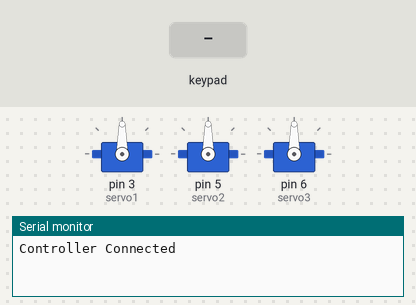
A sketch run on a simulated Arduino Uno, built with avr-gcc and run on an emulated ATmega328P. Shown: 3 × servo, the last lines printed to the serial monitor. The test bench sets the inputs (shaded band).

Above: at 1.2 s.
1.3 s: key 'L' pressed
At 2.5 s:
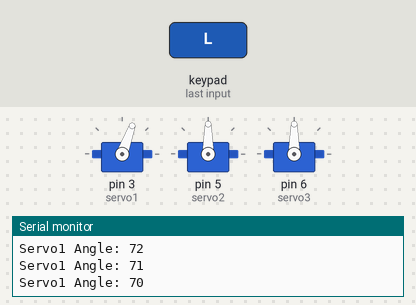
3.1 s: key 'L' pressed
At 4.5 s:
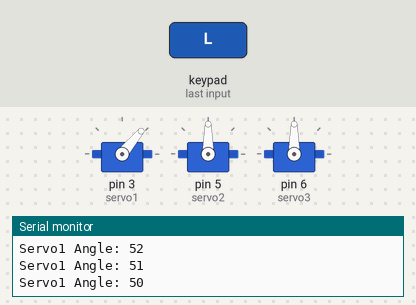
5.0 s: key 'T' pressed
At 5.8 s:
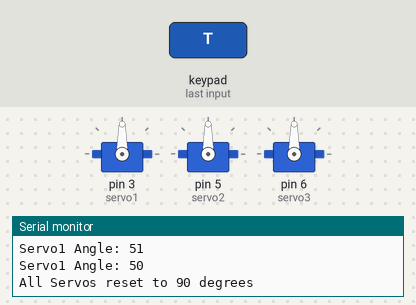
6.5 s: key 'R' pressed
At 7.6 s:
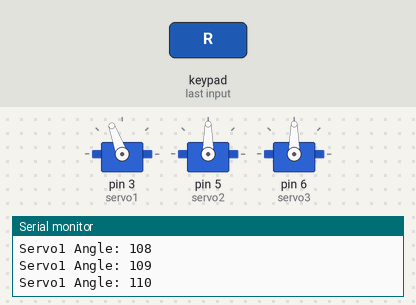
8.3 s: key 'R' pressed
At 9.6 s:
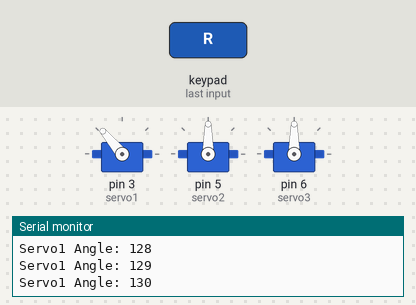
Timing chart, 0 to 11.2 s (numbered marks = the images above; inputs shaded):
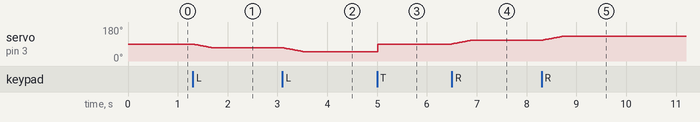

The sketch:

robotics_final.ino
```cpp
#include <Servo.h>
#include <PS2X_lib.h>

PS2X ps2x;
Servo servo1, servo2, servo3;

int error = 0;
byte vibrate = 0;
int angle1 = 90;
int angle2 = 90;
int angle3 = 90;

void setup() {
  Serial.begin(9600);

  servo1.attach(3);
  servo2.attach(5);
  servo3.attach(6);

  servo1.write(angle1);
  servo2.write(angle2);
  servo3.write(angle3);

  error = ps2x.config_gamepad(10,12,11,13, false, false);

  if(error == 0) Serial.println("Controller Connected");
  else Serial.println("Controller Error");
}

void loop() {
  ps2x.read_gamepad(false, vibrate);

  // Servo1 control with UP and DOWN
  if(ps2x.Button(PSB_PAD_RIGHT)) {
    angle1 = constrain(angle1 + 1, 0, 180);
    servo1.write(angle1);
    Serial.print("Servo1 Angle: ");
    Serial.println(angle1);
  }
  if(ps2x.Button(PSB_PAD_LEFT)) {
    angle1 = constrain(angle1 - 1, 0, 180);
    servo1.write(angle1);
    Serial.print("Servo1 Angle: ");
    Serial.println(angle1);
  }

  // Servo2 control with R1 and R2 (SWAPPED)
  if(ps2x.Button(PSB_R2)) {
    angle2 = constrain(angle2 + 1, 0, 180);
    servo2.write(angle2);
    Serial.print("Servo2 Angle: ");
    Serial.println(angle2);
  }
  if(ps2x.Button(PSB_R1)) {
    angle2 = constrain(angle2 - 1, 0, 180);
    servo2.write(angle2);
    Serial.print("Servo2 Angle: ");
    Serial.println(angle2);
  }

  // Servo3 control with L1 and L2
  if(ps2x.Button(PSB_L1)) {
    angle3 = constrain(angle3 + 1, 0, 180);
    servo3.write(angle3);
    Serial.print("Servo3 Angle: ");
    Serial.println(angle3);
  }
  if(ps2x.Button(PSB_L2)) {
    angle3 = constrain(angle3 - 1, 0, 180);
    servo3.write(angle3);
    Serial.print("Servo3 Angle: ");
    Serial.println(angle3);
  }

  // Reset all servos to 90 degrees when Triangle is pressed
  if(ps2x.ButtonPressed(PSB_GREEN)) {
    angle1 = angle2 = angle3 = 90;
    servo1.write(angle1);
    servo2.write(angle2);
    servo3.write(angle3);
    Serial.println("All Servos reset to 90 degrees");
  }

  delay(20); // smoother movement while holding
}
```

Measured:
- after the input at 1.3 s, servo on pin 3 (servo1): moves from 90° to 70° over 0.39 s, starting at once
- after the input at 3.1 s, servo on pin 3 (servo1): moves from 70° to 50° over 0.39 s, starting at once
- after the input at 5.0 s, servo on pin 3 (servo1): 50° → 90° at once
- after the input at 6.5 s, servo on pin 3 (servo1): moves from 90° to 110° over 0.39 s, starting at once
- after the input at 8.3 s, servo on pin 3 (servo1): moves from 110° to 130° over 0.39 s, starting at once
